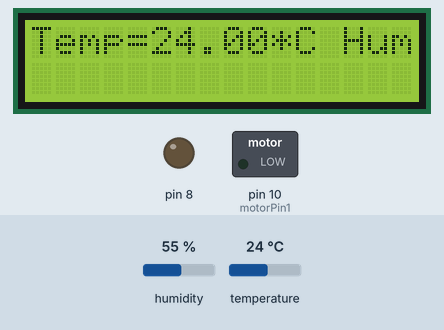
Recording of a sketch running on a simulated Arduino Uno, built with avr-gcc and run on an emulated ATmega328P. Shown: 16×2 character LCD, switched loads named in the sketch (green lamp = pin HIGH), output pins drawn as LEDs (lit = HIGH). Inputs (shaded band) come from the test bench; at power-on: humidity 55 %, temperature 24 °C. What the sketch prints to the serial monitor is not drawn.

Above: at 0.1 s.
At 2.1 s:
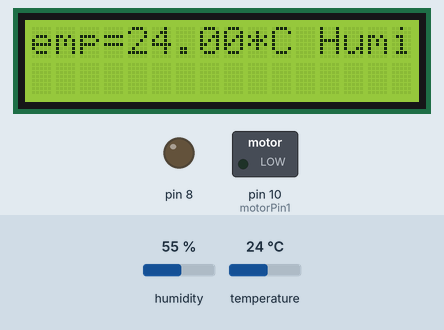

Measured:
- what the display in image 1 shows lasts 5.0 s, from 2.1 s to 7.1 s

The sketch:

node1.ino
```cpp
// include the lcd library code:
#include <LiquidCrystal.h>
// initialize the library with the numbers of the interface pins
LiquidCrystal lcd(12, 11, 5, 4, 3, 2);
//include the dht library
#include <dht.h> // load lib
#define dht_apin   6
dht DHT;
//for moisture sensor
int sensorPin = 0;    // select the input pin for the potentiometer
int sensorValue = 0;
int sensorValue1 = 0;  // variable to store the value coming from the sensor
const int buzzer = 9; //buzzer to arduino pin 9
const int motorPin1  = 10; // Pin  7 of L293
const int motorPin2  = 9;  // Pin  2 of L293
char r;

void setup() {
   Serial.begin(9600);
  // set up the LCD's number of columns and rows:
  lcd.begin(16, 2);
  DHT.read11(dht_apin);
    pinMode(buzzer, OUTPUT); // Set buzzer - pin 9 as an output
    pinMode(8,OUTPUT);
    pinMode(10,OUTPUT);

}

void loop() {
 //Node 1
  Serial.print(1);
  Serial.print(",");

  //Temperature
 lcd.print("Temp=");
 lcd.print(DHT.temperature);
 lcd.print("*C");

 Serial.print((int)DHT.temperature);
 Serial.print(",");

 //Humidity
 lcd.print(" Humid=");
 lcd.print(DHT.humidity);
 lcd.print("*C");

 Serial.print((int)DHT.humidity);
 Serial.print (",");

  //Moisture

  sensorValue = analogRead(sensorPin);
  sensorValue1=sensorValue/10;

 lcd.print("Moist=" );
 lcd.print(sensorValue);

 Serial.print(sensorValue1);

 //

    if(sensorValue<1000){
        delay(1000);
        noTone(buzzer);
        delay(1000);

    }

 for (int positionCounter = 0; positionCounter<80; positionCounter++) {
  lcd.scrollDisplayLeft();
  delay(5000);
  lcd.clear();
 }

   if(r == '1'){
    digitalWrite(8,HIGH);
    digitalWrite(10,LOW);
  }
  else if(r == '2'){
    digitalWrite(8,LOW);
    digitalWrite(10,LOW);
  }

  }
```
